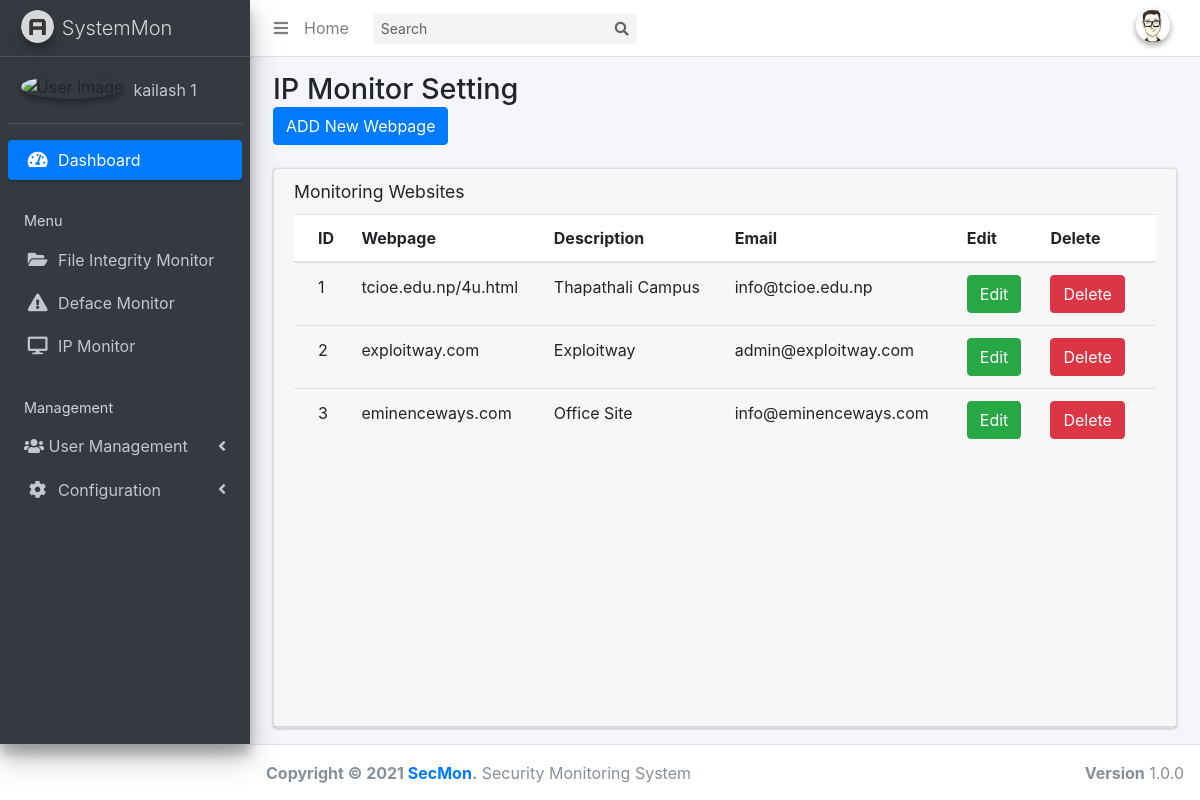
/defacemon_sett.php, run on an earlier commit of the app's database.
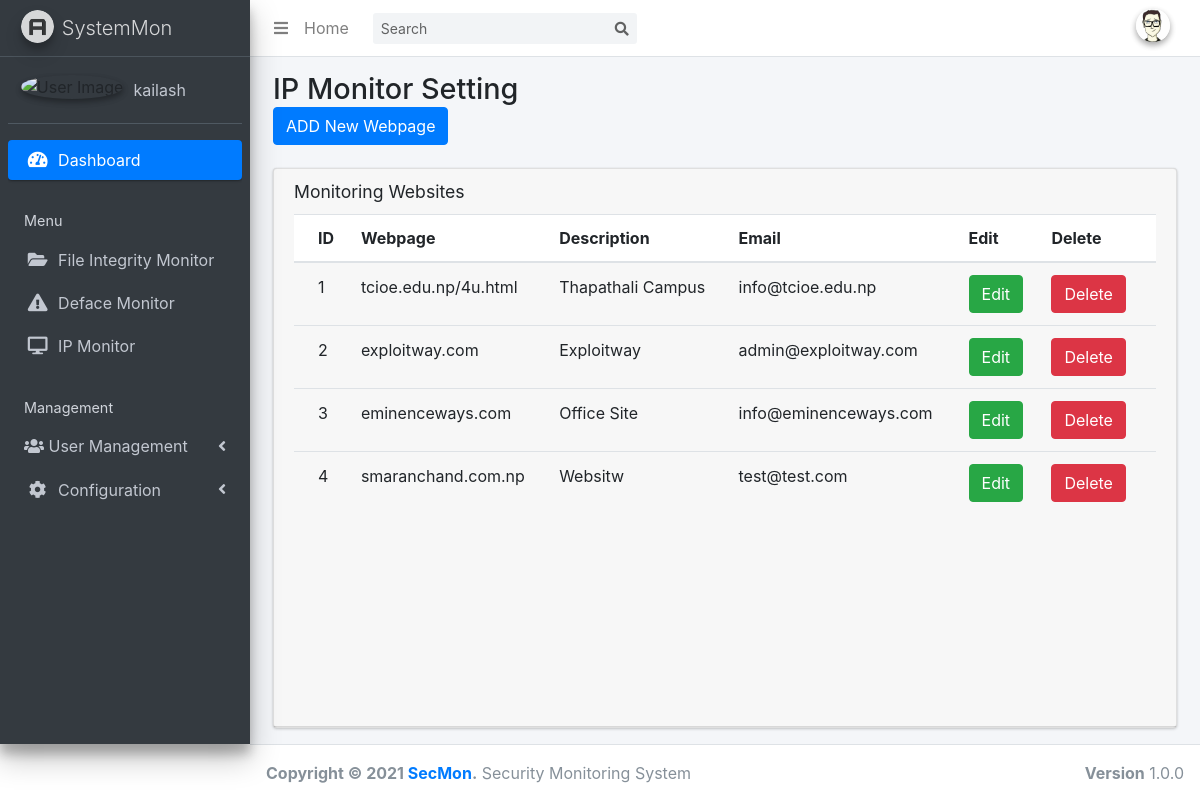
And on a later commit of the database.
### tables this page shows
CREATE TABLE `filescan_config` (
  `id` int(255) NOT NULL,
  `account` varchar(200) NOT NULL,
  `scan_path` varchar(200) NOT NULL,
  `email` varchar(200) NOT NULL,
  `file_extensions` varchar(200) NOT NULL
);

CREATE TABLE `deface_config` (
  `id` int(255) NOT NULL,
  `website` varchar(255) NOT NULL,
  `description` varchar(255) NOT NULL,
  `email` varchar(255) NOT NULL,
  `contact` varchar(255) NOT NULL
);

### defacemon_sett.php (the view, shortened to what this page needs)
<!DOCTYPE html>
<html>
<head>
    <link rel="stylesheet" href="plugins/fontawesome-free/css/all.min.css">
    <link rel="stylesheet" href="https://code.ionicframework.com/ionicons/2.0.1/css/ionicons.min.css">
    <link rel="stylesheet" href="dist/css/adminlte.min.css">
    <link rel="stylesheet" href="https://stackpath.bootstrapcdn.com/bootstrap/4.3.1/css/bootstrap.min.css">
</head>
<body class="hold-transition sidebar-mini">
    <div class="wrapper">
        <?php include 'themepart/nav-bar.php'; ?>
        <?php include 'themepart/sidebar.php'; ?>
        <div class="content-wrapper">
            <section class="content-header">
                <div class="container-fluid">
                    <div class="row mb-2">
                        <div class="col-sm-6">
                            <h1>IP Monitor Setting</h1>
                            <button type="button" class="btn btn-primary" data-toggle="modal" data-target="#addURLModal">ADD New Webpage</button>
                        </div>
                    </div>
                </div>
            </section>
            <section class="content">
                <div class="container-fluid">
                    <div class="row">
                        <div class="col-12">
                            <div class="card">
                                <div class="card-header">
                                    <h3 class="card-title">Monitoring Websites</h3>
                                    <div class="card-body table-responsive p-0" style="height: 500px;">
                                        <?php $connection=mysqli_connect( "localhost", "root", "", "hash_analyzer"); $query="SELECT * FROM deface_config" ; $query_run=mysqli_query($connection, $query); ?>
                                        <table class="table table-head-fixed text-nowrap">
                                            <thead>
                                                <tr>
                                                    <th>ID</th>
                                                    <th>Webpage</th>
                                                    <th>Description</th>
                                                    <th>Email</th>
                                                    <th>Edit</th>
                                                    <th>Delete</th>
                                                </tr>
                                            </thead>
                                            <tbody>
                                                <?php if (mysqli_num_rows($query_run)> 0) { while ($row = mysqli_fetch_assoc($query_run)) { ?>
                                                <tr>
                                                    <td>
                                                        <?php echo $row[ 'id']; ?> </td>
                                                    <td>
                                                        <?php echo $row[ 'website']; ?> </td>
                                                    <td>
                                                        <?php echo $row[ 'description']; ?> </td>
                                                        <td>
                                                        <?php echo $row[ 'email']; ?> </td>
                                                    <td>
                                                        <button type="button" class="btn btn-success editbtnweb" data-toggle="modal" data-target="#editURLModal">Edit</button>
                                                    </td>
                                                    <td>
                                                        <button type="button" class="btn btn-danger deletebtnweb" data-toggle="modal" data-target="#deleteURLModal">Delete</button>
                                                    </td>
                                                </tr>
                                                <?php } } else { echo "No record found!"; } ?>
                                            </tbody>
                                        </table>
                                    </div>
                                </div>
                            </div>
                        </div>
                    </div>
                </div>
            </section>
        </div>
        </div>
    <?php include 'themepart/footer.php'; ?>
</body>
</html>

### themepart/nav-bar.php (shortened to what this page needs)
<nav class="main-header navbar navbar-expand navbar-white navbar-light">
   <ul class="navbar-nav">
     <li class="nav-item">
       <a class="nav-link" data-widget="pushmenu" href="#" role="button"><i class="fas fa-bars"></i></a>
     </li>
     <li class="nav-item d-none d-sm-inline-block">
       <a href="dashboard.php" class="nav-link">Home</a>
     </li>
   </ul>
   <form class="form-inline ml-3">
     <div class="input-group input-group-sm">
       <input class="form-control form-control-navbar" type="search" placeholder="Search" aria-label="Search">
       <div class="input-group-append">
         <button class="btn btn-navbar" type="submit">
           <i class="fas fa-search"></i>
         </button>
       </div>
     </div>
   </form>
   <ul class="navbar-nav ml-auto">
     <li class="nav-item dropdown user-menu">
       <a href="#" class="nav-link dropdown-toggle" data-toggle="dropdown">
         <img src="avatar.png" class="user-image img-circle elevation-2" alt="User Image">
       </a>
     </li>
   </ul>
 </nav>

### themepart/sidebar.php (shortened to what this page needs)
<html>
<head>
</head>
<aside class="main-sidebar sidebar-dark-primary elevation-4">
    <a href="dashboard.php" class="brand-link">
      <img src="dist/img/AdminLTELogo.png" alt="AdminLTE Logo" class="brand-image img-circle elevation-3"
           style="opacity: .8">
      <span class="brand-text font-weight-light">SystemMon</span>
    </a>
    <div class="sidebar">
      <div class="user-panel mt-3 pb-3 mb-3 d-flex">
        <div class="image">
          <img src="dist/img/user2-160x160.jpg" class="img-circle elevation-2" alt="User Image">
        </div>
        <?php
        $connection = mysqli_connect("localhost","root","","hash_analyzer");
        $query= "SELECT * FROM filescan_config";
        $query_run= mysqli_query($connection,$query);
        $row = mysqli_fetch_assoc($query_run);
        ?>
        <div class="info">
          <a href="#" class="d-block"><?php echo $row['account']; ?></a>
        </div>
      </div>
      <nav class="mt-2">
        <ul class="nav nav-pills nav-sidebar flex-column" data-widget="treeview" role="menu" data-accordion="false">
          <li class="nav-item has-treeview menu-open">
            <a href="dashboard.php" class="nav-link active">
              <i class="nav-icon fas fa-tachometer-alt"></i>
              <p>
                Dashboard
              </p>
            </a>
          </li>
          <li class="nav-header">Menu</li>
          <li class="nav-item has-treeview">
            <a href="fim.php" class="nav-link">
              <i class="nav-icon fa fa-folder-open"></i>
              <p>
                File Integrity Monitor
              </p>
            </a>
          <li class="nav-item has-treeview">
            <a href="webmon.php" class="nav-link">
              <i class="nav-icon fa fa-exclamation-triangle"></i>
              <p>
                Deface Monitor
              </p>
            </a>
             <li class="nav-item has-treeview">
            <a href="ipmon.php" class="nav-link">
              <i class="nav-icon fa fa-desktop"></i>
              <p>
                IP Monitor
              </p>
            </a>
          <li class="nav-header">Management</li>
          <li class="nav-item has-treeview">
            <a href="#" class="nav-link">
              <i class="fas fa-users"></i>
              <p>
                User Management
                <i class="fas fa-angle-left right"></i>
              </p>
            </a>
          </li>
          <li class="nav-item has-treeview">
            <a href="#" class="nav-link">
              <i class="nav-icon fa fa-cog"></i>
              <p>
                Configuration
                <i class="fas fa-angle-left right"></i>
              </p>
            </a>
          </li>
        </ul>
      </nav>
    </div>
  </aside>

### themepart/footer.php
<footer class="main-footer">
  <div class="float-right d-none d-sm-block">
    <b>Version</b> 1.0.0
  </div>
  <strong>Copyright &copy; 2021 <a href="#">SecMon</a>.</strong> Security Monitoring System
</footer>

What changed in the data, as far as the page shows it:
changed filescan_config: account "kailash 1" → "kailash"
added deface_config: id "4", website "smaranchand.com.np", description "Websitw", email "test@test.com"
